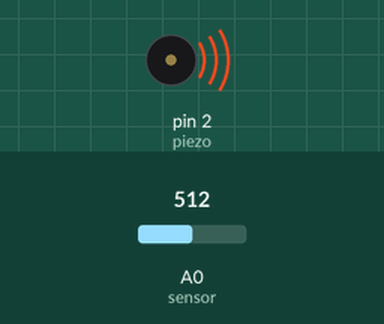
Bench run of a sketch on a simulated Arduino Uno, built with avr-gcc and run on an emulated ATmega328P. On the bench: buzzer (waves = sounding). Inputs (shaded band) come from the test bench; at power-on: A0 (sensor) = 512.

Above: at 0.2 s.
At 2.7 s:
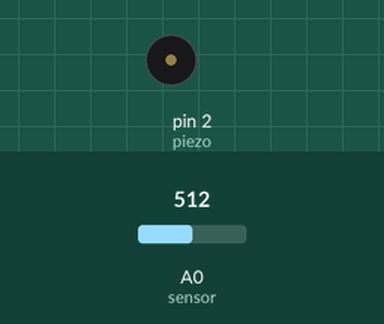
Timing chart, 0 to 4.6 s (numbered marks = the images above):
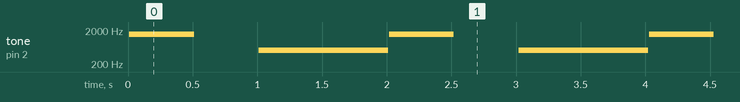

The sketch:

piezo_1.ino
```cpp
/*
  PIEZO
  Example using tone() to send square wave to piezo.
  Create circuit with piezo connected to digital pin 2 and ground wire to ground.
  Arguments for tone= pin #, frequency in Hz, and duration of the tone in milliseconds:
  tone (pin, frequency, duration)
  Recommended to use frequencies 30-5,000 Hz.
*/

// THIS IS FROM PROFESSOR CORN'S REPO ON GITHUB


//Create global variables
const int piezo = 2;
const int sensor = A0;
int value = 0;

// setup() runs once
void setup() {
  // nothing needed here
}

// loop() runs continuously
void loop() {
  value = analogRead(sensor);
  delay(10);

  tone(piezo, 1500, 500); //send tone to piezo pin, 1500 Hz, 500 ms duration
  delay(1000);
  tone(piezo, 500, 1000);
  delay(1000);
}
```

Measured:
- by itself, tone on pin 2 (piezo): repeats every 2.0 s: silent 0.50 s, 500 Hz 1.0 s, silent 0.01 s, 1500 Hz 0.50 s
